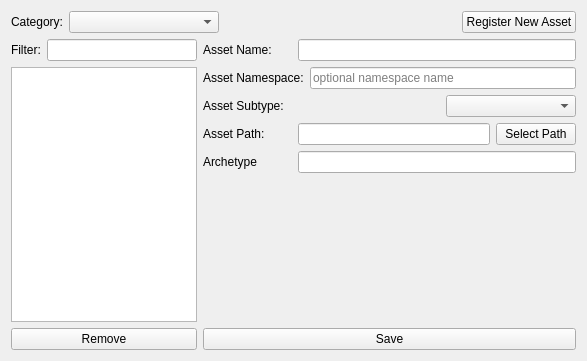
<?xml version="1.0" encoding="UTF-8"?>
<ui version="4.0">
 <class>asset_register_Form</class>
 <widget class="QWidget" name="asset_register_Form">
  <property name="geometry">
   <rect>
    <x>0</x>
    <y>0</y>
    <width>587</width>
    <height>361</height>
   </rect>
  </property>
  <property name="windowTitle">
   <string>Form</string>
  </property>
  <layout class="QVBoxLayout" name="verticalLayout">
   <item>
    <layout class="QHBoxLayout" name="category_horizontalLayout">
     <item>
      <widget class="QLabel" name="category_label">
       <property name="maximumSize">
        <size>
         <width>60</width>
         <height>16777215</height>
        </size>
       </property>
       <property name="text">
        <string>Category:</string>
       </property>
      </widget>
     </item>
     <item>
      <widget class="QComboBox" name="category_comboBox">
       <property name="sizePolicy">
        <sizepolicy hsizetype="Fixed" vsizetype="Fixed">
         <horstretch>0</horstretch>
         <verstretch>0</verstretch>
        </sizepolicy>
       </property>
       <property name="minimumSize">
        <size>
         <width>150</width>
         <height>0</height>
        </size>
       </property>
       <property name="maximumSize">
        <size>
         <width>150</width>
         <height>16777215</height>
        </size>
       </property>
       <property name="editable">
        <bool>false</bool>
       </property>
      </widget>
     </item>
     <item>
      <spacer name="category_horizontalSpacer">
       <property name="orientation">
        <enum>Qt::Horizontal</enum>
       </property>
       <property name="sizeHint" stdset="0">
        <size>
         <width>40</width>
         <height>20</height>
        </size>
       </property>
      </spacer>
     </item>
     <item>
      <widget class="QPushButton" name="new_asset_pushButton">
       <property name="text">
        <string>Register New Asset</string>
       </property>
      </widget>
     </item>
    </layout>
   </item>
   <item>
    <layout class="QHBoxLayout" name="main_horizontalLayout" stretch="1,4">
     <item>
      <layout class="QVBoxLayout" name="asset_list_verticalLayout">
       <item>
        <layout class="QHBoxLayout" name="filter_horizontalLayout">
         <item>
          <widget class="QLabel" name="filter_list_label">
           <property name="maximumSize">
            <size>
             <width>30</width>
             <height>16777215</height>
            </size>
           </property>
           <property name="text">
            <string>Filter:</string>
           </property>
          </widget>
         </item>
         <item>
          <spacer name="filter_horizontalSpacer">
           <property name="orientation">
            <enum>Qt::Horizontal</enum>
           </property>
           <property name="sizeHint" stdset="0">
            <size>
             <width>40</width>
             <height>20</height>
            </size>
           </property>
          </spacer>
         </item>
         <item>
          <widget class="QLineEdit" name="filter_lineEdit">
           <property name="minimumSize">
            <size>
             <width>150</width>
             <height>0</height>
            </size>
           </property>
           <property name="maximumSize">
            <size>
             <width>150</width>
             <height>16777215</height>
            </size>
           </property>
           <property name="cursor">
            <cursorShape>IBeamCursor</cursorShape>
           </property>
           <property name="clearButtonEnabled">
            <bool>false</bool>
           </property>
          </widget>
         </item>
        </layout>
       </item>
       <item>
        <widget class="QListWidget" name="asset_listWidget">
         <property name="sizePolicy">
          <sizepolicy hsizetype="MinimumExpanding" vsizetype="Expanding">
           <horstretch>0</horstretch>
           <verstretch>0</verstretch>
          </sizepolicy>
         </property>
         <property name="minimumSize">
          <size>
           <width>150</width>
           <height>0</height>
          </size>
         </property>
         <property name="maximumSize">
          <size>
           <width>16777215</width>
           <height>16777215</height>
          </size>
         </property>
        </widget>
       </item>
       <item>
        <widget class="QPushButton" name="remove_pushButton">
         <property name="sizePolicy">
          <sizepolicy hsizetype="Minimum" vsizetype="Fixed">
           <horstretch>0</horstretch>
           <verstretch>0</verstretch>
          </sizepolicy>
         </property>
         <property name="maximumSize">
          <size>
           <width>16777215</width>
           <height>16777215</height>
          </size>
         </property>
         <property name="text">
          <string>Remove</string>
         </property>
        </widget>
       </item>
      </layout>
     </item>
     <item>
      <layout class="QVBoxLayout" name="options_verticalLayout">
       <item>
        <layout class="QHBoxLayout" name="asset_name_horizontalLayout">
         <item>
          <widget class="QLabel" name="asset_name_label">
           <property name="minimumSize">
            <size>
             <width>89</width>
             <height>0</height>
            </size>
           </property>
           <property name="maximumSize">
            <size>
             <width>70</width>
             <height>16777215</height>
            </size>
           </property>
           <property name="text">
            <string>Asset Name:</string>
           </property>
          </widget>
         </item>
         <item>
          <widget class="QLineEdit" name="asset_name_lineEdit">
           <property name="toolTip">
            <string>Enter a name for this asset</string>
           </property>
           <property name="text">
            <string/>
           </property>
          </widget>
         </item>
        </layout>
       </item>
       <item>
        <layout class="QHBoxLayout" name="horizontalLayout">
         <item>
          <widget class="QLabel" name="asset_namespace_label">
           <property name="minimumSize">
            <size>
             <width>89</width>
             <height>0</height>
            </size>
           </property>
           <property name="text">
            <string>Asset Namespace:</string>
           </property>
          </widget>
         </item>
         <item>
          <widget class="QLineEdit" name="asset_namespace_lineEdit">
           <property name="toolTip">
            <string>Enter an optional override namespace for this asset.</string>
           </property>
           <property name="placeholderText">
            <string>optional namespace name</string>
           </property>
          </widget>
         </item>
        </layout>
       </item>
       <item>
        <layout class="QHBoxLayout" name="asset_subtype_horizontalLayout">
         <item>
          <widget class="QLabel" name="asset_subtype_label">
           <property name="minimumSize">
            <size>
             <width>89</width>
             <height>0</height>
            </size>
           </property>
           <property name="maximumSize">
            <size>
             <width>80</width>
             <height>16777215</height>
            </size>
           </property>
           <property name="text">
            <string>Asset Subtype:</string>
           </property>
          </widget>
         </item>
         <item>
          <spacer name="asset_subtype_horizontalSpacer">
           <property name="orientation">
            <enum>Qt::Horizontal</enum>
           </property>
           <property name="sizeHint" stdset="0">
            <size>
             <width>40</width>
             <height>20</height>
            </size>
           </property>
          </spacer>
         </item>
         <item>
          <widget class="QComboBox" name="asset_subtype_comboBox">
           <property name="minimumSize">
            <size>
             <width>130</width>
             <height>0</height>
            </size>
           </property>
          </widget>
         </item>
        </layout>
       </item>
       <item>
        <layout class="QHBoxLayout" name="asset_path_horizontalLayout">
         <item>
          <widget class="QLabel" name="asset_path_label">
           <property name="minimumSize">
            <size>
             <width>89</width>
             <height>0</height>
            </size>
           </property>
           <property name="maximumSize">
            <size>
             <width>80</width>
             <height>16777215</height>
            </size>
           </property>
           <property name="text">
            <string>Asset Path:</string>
           </property>
          </widget>
         </item>
         <item>
          <widget class="QLineEdit" name="asset_path_lineEdit">
           <property name="toolTip">
            <string>Path to asset folder</string>
           </property>
           <property name="readOnly">
            <bool>true</bool>
           </property>
          </widget>
         </item>
         <item>
          <widget class="QPushButton" name="file_browser_pushButton">
           <property name="sizePolicy">
            <sizepolicy hsizetype="Fixed" vsizetype="Fixed">
             <horstretch>0</horstretch>
             <verstretch>0</verstretch>
            </sizepolicy>
           </property>
           <property name="maximumSize">
            <size>
             <width>83</width>
             <height>16777215</height>
            </size>
           </property>
           <property name="text">
            <string>Select Path</string>
           </property>
          </widget>
         </item>
        </layout>
       </item>
       <item>
        <layout class="QHBoxLayout" name="archetype_horizontalLayout">
         <item>
          <widget class="QLabel" name="archetype_label">
           <property name="minimumSize">
            <size>
             <width>89</width>
             <height>0</height>
            </size>
           </property>
           <property name="maximumSize">
            <size>
             <width>80</width>
             <height>16777215</height>
            </size>
           </property>
           <property name="text">
            <string>Archetype</string>
           </property>
          </widget>
         </item>
         <item>
          <widget class="QLineEdit" name="archetype_lineEdit">
           <property name="toolTip">
            <string>Namespace for rig</string>
           </property>
          </widget>
         </item>
        </layout>
       </item>
       <item>
        <spacer name="verticalSpacer">
         <property name="orientation">
          <enum>Qt::Vertical</enum>
         </property>
         <property name="sizeHint" stdset="0">
          <size>
           <width>20</width>
           <height>40</height>
          </size>
         </property>
        </spacer>
       </item>
       <item>
        <widget class="QPushButton" name="save_pushButton">
         <property name="text">
          <string>Save</string>
         </property>
        </widget>
       </item>
      </layout>
     </item>
    </layout>
   </item>
  </layout>
 </widget>
 <resources/>
 <connections/>
</ui>
